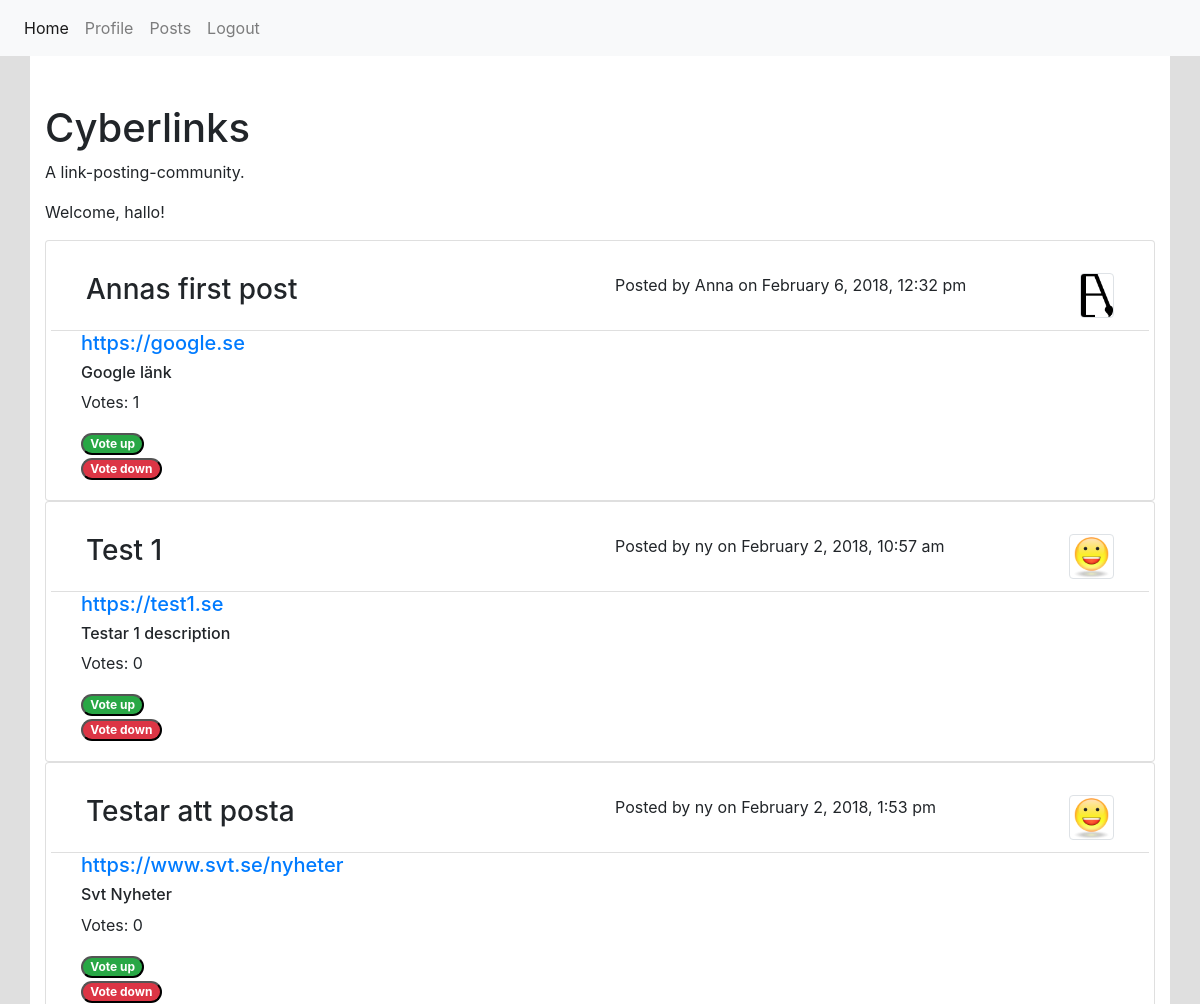
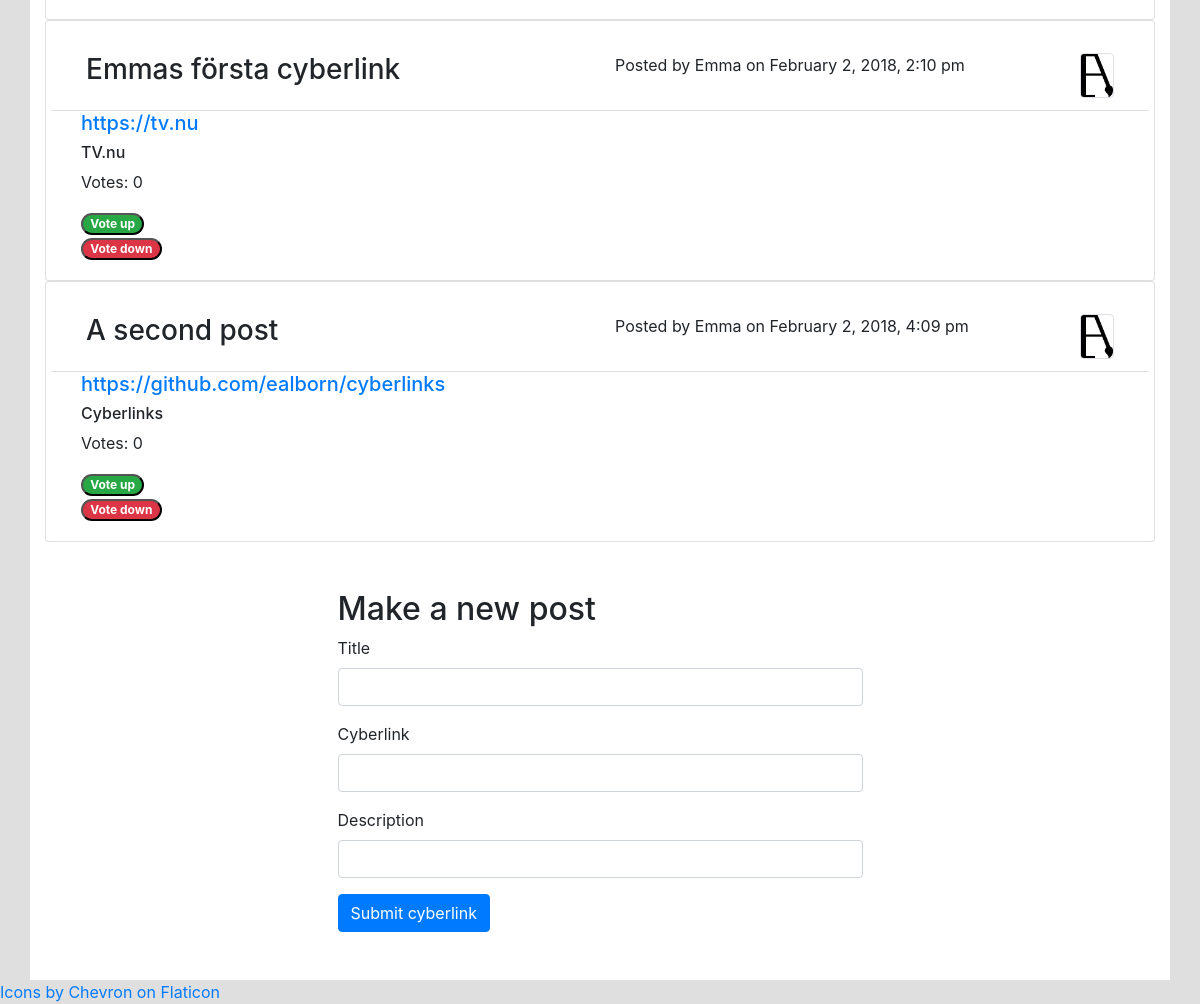
The app's page / (signed in) with its own data (2 pictures, top to bottom).
### tables this page shows
CREATE TABLE "Entry" (
	`entry_id`	INTEGER NOT NULL PRIMARY KEY AUTOINCREMENT UNIQUE,
	`title`	TEXT NOT NULL,
	`description`	TEXT NOT NULL,
	`link`	TEXT NOT NULL,
	`post_date`	TEXT NOT NULL,
	`poster`	TEXT NOT NULL
);

### app/config.php (called while the page is built, shortened)
<?php
return [
    'title' => 'Cyberlinks',
    'database_path' => sprintf('sqlite:%s/database/data1.db', __DIR__),
];

### app/autoload.php (called while the page is built, shortened)
<?php
$config = require __DIR__.'/config.php';

### index.php (the view, shortened to what this page needs)
<?php
require __DIR__.'/views/header.php';
$message = $_SESSION['message'] ?? '';
?>
<article>
  <h1><?php echo $config['title']; ?></h1>
  <p>A link-posting-community.</p>
  <?php if ($message !== ''): ?>
    <p><?php echo $message; ?></p>
  <?php endif; ?>
</article>
  <?php
  $stmt = $pdo->prepare("SELECT Entry.*, User.user_id, User.username, User.avatar, Votes.* FROM Entry JOIN User ON Entry.poster=User.username JOIN Votes ON Votes.vote_id=Entry.entry_id ORDER BY score DESC");
  $stmt->execute();
  $entries = $stmt->fetchAll(PDO::FETCH_ASSOC);
  foreach ($entries as $entry) {
    $title = $entry['title'];
    $link = $entry['link'];
    $description = $entry['description'];
    $post_date = $entry['post_date'];
    $avatar = $entry['avatar'];
    $username = $entry['username'];?>
  <div class="card">
    <div class="card-body">
        <div class="card-header row">
          <div class="col-6">
            <h3 class=""><?php echo $title ?></h3>
          </div>
          <div class="col">
            <img src="uploads/<?php echo $avatar; ?>" class="img-thumbnail mini float-right">
            <p class=""><?php echo "Posted by ".$username. " on ".$post_date; ?></p>
          </div>
        </div>
          <h5 class="col-6"><a href="<?php echo $link; ?>" target="_blank"> <?php echo $entry['link']; ?></a></h5>
          <h6 class="col-6"><?php echo $description ?></h6>
          <p class="col-6"><?php echo "Votes: ".$entry['score']?></p>
          <div class="container">
            <div class="row col-6">
              <form action="/app/auth/upVote.php" method="post">
                <button type="submit" class="badge badge-pill badge-success" name="upv">Vote up</button>
              </form>
            </div>
            <div class="row col-6">
              <form action="/app/auth/downVote.php" method="post">
                <button type="submit" class="badge badge-pill badge-danger" name="downv">Vote down</button>
              </form>
            </div>
          </div>
      </div>
  </div>
  <?php
}
?>
<?php if (isset($_SESSION['userSession'])) {
  require __DIR__.'/newpost.php';
} else {
  echo "You need to log in to post.";?>
  <a href="/login.php">Log in here</a>
  <?php
}
require __DIR__.'/views/footer.php';
?>
<a href="https://www.flaticon.com/search?word=chevron">Icons by Chevron on Flaticon</a>

### assets/styles/main.css (style rules this page uses)
body { background-color: #dfdfdf; }
.container { background-color: white; }
.img-thumbnail { max-width:100px; max-height:100px; width: auto; height: auto; }
.mini { max-width:45px; max-height:45px; padding: 0; }
.card-header { background-color: white; }

### records on screen
entry: title "Annas first post", username "Anna", post_date "February 6, 2018, 12:32 pm", link "https://google.se", description "Google länk", score "1"
entry: title "Test 1", username "ny", post_date "February 2, 2018, 10:57 am", link "https://test1.se", description "Testar 1 description", score "0"
entry: title "Testar att posta", username "ny", post_date "February 2, 2018, 1:53 pm", link "https://www.svt.se/nyheter", description "Svt Nyheter", score "0"
entry: title "Emmas första cyberlink", username "Emma", post_date "February 2, 2018, 2:10 pm", link "https://tv.nu", description "TV.nu", score "0"
entry: title "A second post", username "Emma", post_date "February 2, 2018, 4:09 pm", link "https://github.com/ealborn/cyberlinks", description "Cyberlinks", score "0"

### other values on screen
$config['title'] "Cyberlinks"
$message "Welcome, hallo!"
